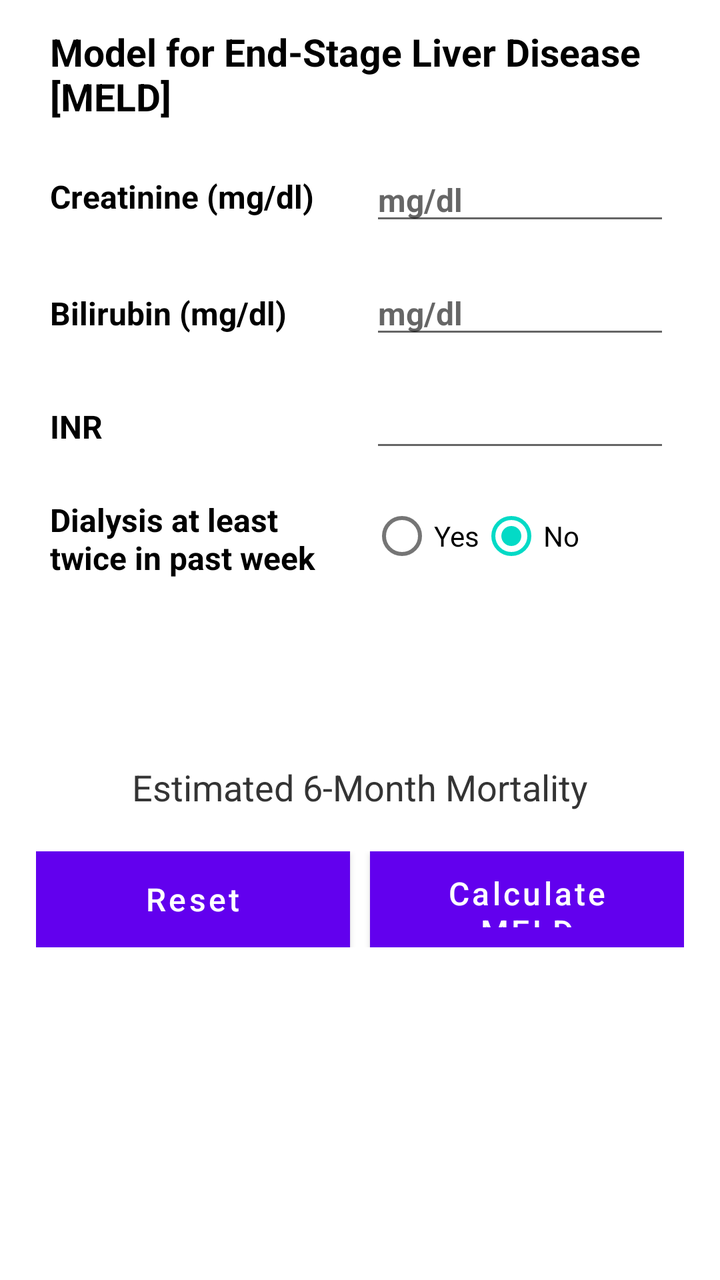
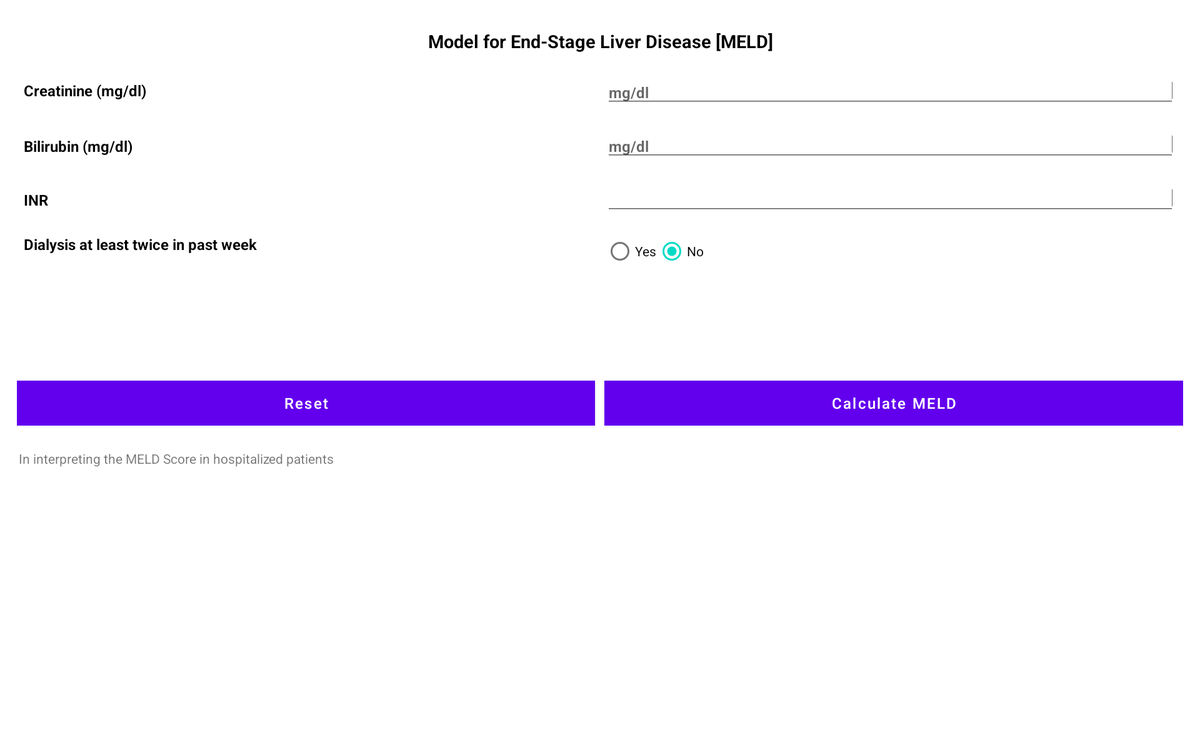

The same Android screen from two of the app's own layout files: first res/layout/ as a phone draws it, then the repository's variant for another configuration, drawn on a device whose configuration selects that folder. Both files follow.
<!-- AndroidManifest.xml: fallback theme Theme.MaterialComponents.DayNight.NoActionBar -->
<!-- res/layout/activity_meld.xml -->
<LinearLayout xmlns:android="http://schemas.android.com/apk/res/android"
    android:layout_width="match_parent"
    android:layout_height="match_parent"
    android:orientation="vertical">

    <ScrollView
        android:layout_width="fill_parent"
        android:layout_height="fill_parent"
        android:fillViewport="true">

    <LinearLayout
            android:layout_width="match_parent"
            android:layout_height="@dimen/body_height"
            android:orientation="vertical">

            <LinearLayout
                android:id="@+id/meld_buttong_layout_holder"
                android:layout_width="fill_parent"
                android:layout_height="wrap_content"
                android:layout_gravity="center"
                android:layout_marginLeft="@dimen/marginSizeMedium"
                android:layout_marginRight="@dimen/marginSizeMedium"
                android:layout_marginTop="@dimen/marginSizeMicroPlusPlus"
                android:orientation="vertical">

                <TextView
                    android:layout_width="match_parent"
                    android:layout_height="wrap_content"
                    android:layout_margin="@dimen/marginSizeMicroPlus"
                    android:layout_marginTop="@dimen/marginSizeMicroPlusPlus"
                    android:layout_weight=".5"
                    android:text="@string/meld_heading"
                    android:textColor="@color/Black"
                    android:textSize="@dimen/textSizeLargePlus"
                    android:textStyle="bold" />

                <LinearLayout
                    android:layout_width="match_parent"
                    android:layout_height="wrap_content"
                    android:layout_gravity="center_vertical"
                    android:layout_marginTop="@dimen/marginSizeMicroPlusPlus"
                    android:gravity="center_vertical"
                    android:orientation="horizontal">
                    
                    <TextView
                        android:layout_width="match_parent"
                        android:layout_height="wrap_content"
                        android:layout_margin="@dimen/marginSizeMicroPlus"
                        android:layout_weight=".5"
                        android:text="@string/meld_creatinine"
                        android:textColor="@color/Black"
                        android:textSize="@dimen/textSizeMedium"
                        android:textStyle="bold" />

                    <EditText
                        android:id="@+id/meld_serum_creatinine"
                        android:layout_width="match_parent"
                        android:layout_height="wrap_content"
                        android:layout_margin="@dimen/marginSizeMicroPlus"
                        android:layout_weight=".5"
                        android:hint="mg/dl"
                        android:inputType="numberDecimal"
                        android:textColor="@color/Black"
                        android:textSize="@dimen/textSizeMedium"
                        android:textStyle="bold" />
                </LinearLayout>

                <LinearLayout
                    android:layout_width="match_parent"
                    android:layout_height="wrap_content"
                    android:layout_marginTop="@dimen/marginSizeMicroPlusPlus"
                    android:orientation="horizontal">

                    <TextView
                        android:layout_width="match_parent"
                        android:layout_height="wrap_content"
                        android:layout_margin="@dimen/marginSizeMicroPlus"
                        android:layout_weight=".5"
                        android:text="@string/meld_bilirubin"
                        android:textColor="@color/Black"
                        android:textSize="@dimen/textSizeMedium"
                        android:textStyle="bold" />

                    <EditText
                        android:id="@+id/meld_bilirubin"
                        android:layout_width="match_parent"
                        android:layout_height="wrap_content"
                        android:layout_margin="@dimen/marginSizeMicroPlus"
                        android:layout_weight=".5"
                        android:hint="mg/dl"
                        android:inputType="numberDecimal"
                        android:textColor="@color/Black"
                        android:textSize="@dimen/textSizeMedium"
                        android:textStyle="bold" />
                </LinearLayout>

                <LinearLayout
                    android:layout_width="match_parent"
                    android:layout_height="wrap_content"
                    android:layout_marginTop="@dimen/marginSizeMicroPlusPlus"
                    android:orientation="horizontal">

                    <TextView
                        android:layout_width="match_parent"
                        android:layout_height="wrap_content"
                        android:layout_margin="@dimen/marginSizeMicroPlus"
                        android:layout_weight=".5"
                        android:text="@string/meld_inr"
                        android:textColor="@color/Black"
                        android:textSize="@dimen/textSizeMedium"
                        android:textStyle="bold" />

                    <EditText
                        android:id="@+id/meld_INR"
                        android:layout_width="match_parent"
                        android:layout_height="wrap_content"
                        android:layout_margin="@dimen/marginSizeMicroPlus"
                        android:layout_weight=".5"
                        android:inputType="numberDecimal"
                        android:textColor="@color/Black"
                        android:textSize="@dimen/textSizeMedium"
                        android:textStyle="bold" />
                </LinearLayout>

                <LinearLayout
                    android:layout_width="match_parent"
                    android:layout_height="wrap_content"
                    android:layout_marginTop="@dimen/marginSizeMicroPlusPlus"
                    android:orientation="horizontal">

                    <TextView
                        android:layout_width="0dp"
                        android:layout_height="wrap_content"
                        android:layout_margin="@dimen/marginSizeMicroPlus"
                        android:layout_weight=".5"
                        android:singleLine="false"
                        android:text="@string/meld_dialysis_past_week"
                        android:textColor="@color/Black"
                        android:textSize="@dimen/textSizeMedium"
                        android:textStyle="bold" />

                    <RadioGroup
                        android:id="@+id/meld_radio_dialysis"
                        android:layout_width="0dp"
                        android:layout_height="wrap_content"
                        android:layout_weight=".5"
                        android:orientation="horizontal">

                        <RadioButton
                            android:id="@+id/radioYes"
                            android:layout_width="wrap_content"
                            android:layout_height="wrap_content"
                            android:text="@string/yes_button" />

                        <RadioButton
                            android:id="@+id/radioNo"
                            android:layout_width="wrap_content"
                            android:layout_height="wrap_content"
                            android:checked="true"
                            android:text="@string/no_button" />

                    </RadioGroup>


                </LinearLayout>


            </LinearLayout>

            <TextView
                android:id="@+id/meld_result_tv"
                android:layout_width="match_parent"
                android:layout_height="wrap_content"
                android:layout_marginTop="@dimen/marginSizeSmall"
                android:gravity="center"
                android:textColor="@color/crs_primary_color"
                android:textSize="@dimen/textSizeXXLLarge"
                android:textStyle="bold" />

            <TextView
                android:id="@+id/meld_result_text"
                android:layout_width="match_parent"
                android:layout_height="wrap_content"
                android:gravity="center"
                android:textColor="@color/cornerstone_black"
                android:textSize="@dimen/textSizeExtraLarge"/>
            <TextView
                android:id="@+id/meld_prognosis_text"
                android:layout_width="match_parent"
                android:layout_height="wrap_content"
                android:gravity="center"
                android:text="Estimated 6-Month Mortality"
                android:textColor="@color/cornerstone_black"
                android:textSize="@dimen/textSizeLarge" />

            <LinearLayout
                android:layout_width="fill_parent"
                android:layout_height="@dimen/md_button_height"
                android:orientation="horizontal"
                android:weightSum="1.0"
                android:layout_marginLeft="@dimen/stdGutterSizeMed"
                android:layout_marginRight="@dimen/stdGutterSizeMed"
                android:layout_marginTop="@dimen/marginSizeMedium">

                <Button
                    android:id="@+id/meld_reset_btn"
                    android:layout_width="0dp"
                    android:layout_weight=".5"
                    android:layout_height="match_parent"
                    android:background="@color/cornerstone_blue4"
                    android:text="@string/meld_reset_button_txt"
                    android:layout_marginRight="@dimen/marginSizeSmall"
                    android:textAllCaps="false"
                    android:textColor="@color/white"
                    android:textSize="@dimen/textSizeMedium" />
                <Button
                    android:id="@+id/meld_calcluate_meld_btn"
                    android:layout_height="match_parent"
                    android:layout_width="0dp"
                    android:layout_weight=".5"
                    android:background="@color/cornerstone_blue4"
                    android:text="@string/meld_cal_button_txt"
                    android:textAllCaps="false"
                    android:textColor="@color/white"
                    android:textSize="@dimen/textSizeMedium" />

            </LinearLayout>

            

        </LinearLayout>

    </ScrollView>

</LinearLayout>
<!-- resources referenced by this layout -->
<resources>
  <color name="Black">#000000</color>
  <color name="cornerstone_black">#343434</color>
  <color name="cornerstone_blue4">#016096</color>
  <color name="crs_primary_color">#3C6B97</color>
  <color name="white">#FFFFFF</color>
  <dimen name="body_height">357dp</dimen>
  <dimen name="marginSizeMedium">20dp</dimen>
  <dimen name="marginSizeMicroPlus">5dp</dimen>
  <dimen name="marginSizeMicroPlusPlus">8dp</dimen>
  <dimen name="marginSizeSmall">10dp</dimen>
  <dimen name="md_button_height">48dp</dimen>
  <dimen name="stdGutterSizeMed">18dp</dimen>
  <dimen name="textSizeExtraLarge">25sp</dimen>
  <dimen name="textSizeLarge">18sp</dimen>
  <dimen name="textSizeLargePlus">19sp</dimen>
  <dimen name="textSizeMedium">16sp</dimen>
  <dimen name="textSizeXXLLarge">32sp</dimen>
  <string name="meld_bilirubin">Bilirubin (mg/dl) </string>
  <string name="meld_cal_button_txt">Calculate MELD</string>
  <string name="meld_creatinine">Creatinine (mg/dl) </string>
  <string name="meld_dialysis_past_week">Dialysis at least twice in past week </string>
  <string name="meld_heading">Model for End-Stage Liver Disease [MELD]</string>
  <string name="meld_inr">INR </string>
  <string name="meld_reset_button_txt">Reset</string>
  <string name="no_button">No</string>
  <string name="yes_button">Yes</string>
</resources>
<!-- res/layout-sw720dp/activity_meld.xml (the repository's variant of the layout above) -->
<!-- drawn on a large tablet held sideways -->
<LinearLayout xmlns:android="http://schemas.android.com/apk/res/android"
    android:layout_width="match_parent"
    android:layout_height="match_parent"
    android:orientation="vertical">

    <ScrollView
        android:layout_width="fill_parent"
        android:layout_height="fill_parent"
        android:fillViewport="true">

        <LinearLayout
            android:layout_width="match_parent"
            android:layout_height="@dimen/body_height"
            android:orientation="vertical">

            <LinearLayout
                android:id="@+id/meld_buttong_layout_holder"
                android:layout_width="fill_parent"
                android:layout_height="wrap_content"
                android:layout_gravity="center"
                android:layout_marginLeft="@dimen/marginSizeMedium"
                android:layout_marginRight="@dimen/marginSizeMedium"
                android:layout_marginTop="@dimen/marginSizeLarge"
                android:orientation="vertical">

                <TextView
                    android:layout_width="match_parent"
                    android:layout_height="wrap_content"
                    android:layout_margin="@dimen/marginSizeMicroPlus"
                    android:layout_marginTop="@dimen/marginSizeMicroPlusPlus"
                    android:layout_weight=".5"
                    android:text="@string/meld_heading"
                    android:textColor="@color/Black"
                    android:gravity="center"
                    android:textSize="@dimen/textSizeLargePlus"
                    android:textStyle="bold" />

                <LinearLayout
                    android:layout_width="match_parent"
                    android:layout_height="wrap_content"
                    android:layout_gravity="center_vertical"
                    android:layout_marginTop="@dimen/marginSizeSmall"
                    android:gravity="center_vertical"
                    android:orientation="horizontal">
                    
                    <TextView
                        android:layout_width="match_parent"
                        android:layout_height="wrap_content"
                        android:layout_margin="@dimen/marginSizeMicroPlus"
                        android:layout_weight=".5"
                        android:text="@string/meld_creatinine"
                        android:textColor="@color/Black"
                        android:textSize="@dimen/textSizeMedium"
                        android:textStyle="bold" />

                    <EditText
                        android:id="@+id/meld_serum_creatinine"
                        android:layout_width="match_parent"
                        android:layout_height="wrap_content"
                        android:layout_margin="@dimen/marginSizeMicroPlus"
                        android:layout_weight=".5"
                        android:hint="mg/dl"
                        android:inputType="numberDecimal"
                        android:textColor="@color/Black"
                        android:textSize="@dimen/textSizeMedium"
                        android:textStyle="bold" />
                </LinearLayout>

                <LinearLayout
                    android:layout_width="match_parent"
                    android:layout_height="wrap_content"
                    android:layout_marginTop="@dimen/marginSizeMicroPlusPlus"
                    android:orientation="horizontal">

                    <TextView
                        android:layout_width="match_parent"
                        android:layout_height="wrap_content"
                        android:layout_margin="@dimen/marginSizeMicroPlus"
                        android:layout_weight=".5"
                        android:text="@string/meld_bilirubin"
                        android:textColor="@color/Black"
                        android:textSize="@dimen/textSizeMedium"
                        android:textStyle="bold" />

                    <EditText
                        android:id="@+id/meld_bilirubin"
                        android:layout_width="match_parent"
                        android:layout_height="wrap_content"
                        android:layout_margin="@dimen/marginSizeMicroPlus"
                        android:layout_weight=".5"
                        android:hint="mg/dl"
                        android:inputType="numberDecimal"
                        android:textColor="@color/Black"
                        android:textSize="@dimen/textSizeMedium"
                        android:textStyle="bold" />
                </LinearLayout>

                <LinearLayout
                    android:layout_width="match_parent"
                    android:layout_height="wrap_content"
                    android:layout_marginTop="@dimen/marginSizeMicroPlusPlus"
                    android:orientation="horizontal">

                    <TextView
                        android:layout_width="match_parent"
                        android:layout_height="wrap_content"
                        android:layout_margin="@dimen/marginSizeMicroPlus"
                        android:layout_weight=".5"
                        android:text="@string/meld_inr"
                        android:textColor="@color/Black"
                        android:textSize="@dimen/textSizeMedium"
                        android:textStyle="bold" />

                    <EditText
                        android:id="@+id/meld_INR"
                        android:layout_width="match_parent"
                        android:layout_height="wrap_content"
                        android:layout_margin="@dimen/marginSizeMicroPlus"
                        android:layout_weight=".5"
                        android:inputType="numberDecimal"
                        android:textColor="@color/Black"
                        android:textSize="@dimen/textSizeMedium"
                        android:textStyle="bold" />
                </LinearLayout>

                <LinearLayout
                    android:layout_width="match_parent"
                    android:layout_height="wrap_content"
                    android:layout_marginTop="@dimen/marginSizeMicroPlusPlus"
                    android:orientation="horizontal">

                    <TextView
                        android:layout_width="0dp"
                        android:layout_height="wrap_content"
                        android:layout_margin="@dimen/marginSizeMicroPlus"
                        android:layout_weight=".5"
                        android:singleLine="false"
                        android:text="@string/meld_dialysis_past_week"
                        android:textColor="@color/Black"
                        android:textSize="@dimen/textSizeMedium"
                        android:textStyle="bold" />

                    <RadioGroup
                        android:id="@+id/meld_radio_dialysis"
                        android:layout_width="0dp"
                        android:layout_height="wrap_content"
                        android:layout_weight=".5"
                        android:orientation="horizontal">

                        <RadioButton
                            android:id="@+id/radioYes"
                            android:layout_width="wrap_content"
                            android:layout_height="wrap_content"
                            android:text="@string/yes_button" />

                        <RadioButton
                            android:id="@+id/radioNo"
                            android:layout_width="wrap_content"
                            android:layout_height="wrap_content"
                            android:checked="true"
                            android:text="@string/no_button" />

                    </RadioGroup>


                </LinearLayout>


            </LinearLayout>

            <TextView
                android:id="@+id/meld_result_tv"
                android:layout_width="match_parent"
                android:layout_height="wrap_content"
                android:layout_marginTop="@dimen/marginSizeExtraLarge"
                android:gravity="center"
                android:textColor="@color/crs_primary_color"
                android:textSize="@dimen/textSizeXXXLLarge"
                android:textStyle="bold" />

            <TextView
                android:id="@+id/meld_result_text"
                android:layout_width="match_parent"
                android:layout_height="wrap_content"
                android:gravity="center"
                android:textColor="@color/cornerstone_black"
                android:textSize="@dimen/textSizeExtraLarge"
                android:visibility="gone"/>

            <LinearLayout
                android:layout_width="fill_parent"
                android:layout_height="@dimen/md_button_height"
                android:orientation="horizontal"
                android:weightSum="1.0"
                android:layout_marginLeft="@dimen/stdGutterSizeMed"
                android:layout_marginRight="@dimen/stdGutterSizeMed"
                android:layout_marginTop="@dimen/marginSizeMedium">

                <Button
                    android:id="@+id/meld_reset_btn"
                    android:layout_width="0dp"
                    android:layout_weight=".5"
                    android:layout_height="match_parent"
                    android:background="@color/cornerstone_blue4"
                    android:text="@string/meld_reset_button_txt"
                    android:layout_marginRight="@dimen/marginSizeSmall"
                    android:textAllCaps="false"
                    android:textColor="@color/white"
                    android:textSize="@dimen/textSizeMedium" />
                <Button
                    android:id="@+id/meld_calcluate_meld_btn"
                    android:layout_height="match_parent"
                    android:layout_width="0dp"
                    android:layout_weight=".5"
                    android:background="@color/cornerstone_blue4"
                    android:text="@string/meld_cal_button_txt"
                    android:textAllCaps="false"
                    android:textColor="@color/white"
                    android:textSize="@dimen/textSizeMedium" />


            </LinearLayout>

            <TextView
                android:layout_width="match_parent"
                android:layout_height="wrap_content"
                android:layout_marginLeft="@dimen/marginSizeMedium"
                android:layout_marginRight="@dimen/marginSizeMedium"
                android:layout_marginTop="@dimen/marginSizeLarge"
                android:text="@string/meld_information"/>




        </LinearLayout>
    </ScrollView>

</LinearLayout>
<!-- resources referenced by the variant -->
<!-- as a large tablet held sideways resolves them -->
<resources>
  <color name="Black">#000000</color>
  <color name="cornerstone_black">#343434</color>
  <color name="cornerstone_blue4">#016096</color>
  <color name="crs_primary_color">#3C6B97</color>
  <color name="white">#FFFFFF</color>
  <!-- from res/values-sw600dp/ -->
  <dimen name="body_height">470dp</dimen>
  <dimen name="marginSizeExtraLarge">40dp</dimen>
  <dimen name="marginSizeLarge">25dp</dimen>
  <dimen name="marginSizeMedium">20dp</dimen>
  <dimen name="marginSizeMicroPlus">5dp</dimen>
  <dimen name="marginSizeMicroPlusPlus">8dp</dimen>
  <dimen name="marginSizeSmall">10dp</dimen>
  <dimen name="md_button_height">48dp</dimen>
  <dimen name="stdGutterSizeMed">18dp</dimen>
  <dimen name="textSizeExtraLarge">25sp</dimen>
  <dimen name="textSizeLargePlus">19sp</dimen>
  <dimen name="textSizeMedium">16sp</dimen>
  <dimen name="textSizeXXXLLarge">40sp</dimen>
  <string name="meld_bilirubin">Bilirubin (mg/dl) </string>
  <string name="meld_cal_button_txt">Calculate MELD</string>
  <string name="meld_creatinine">Creatinine (mg/dl) </string>
  <string name="meld_dialysis_past_week">Dialysis at least twice in past week </string>
  <string name="meld_heading">Model for End-Stage Liver Disease [MELD]</string>
  <string name="meld_information">In interpreting the MELD Score in hospitalized patients</string>
  <string name="meld_inr">INR </string>
  <string name="meld_reset_button_txt">Reset</string>
  <string name="no_button">No</string>
  <string name="yes_button">Yes</string>
</resources>
